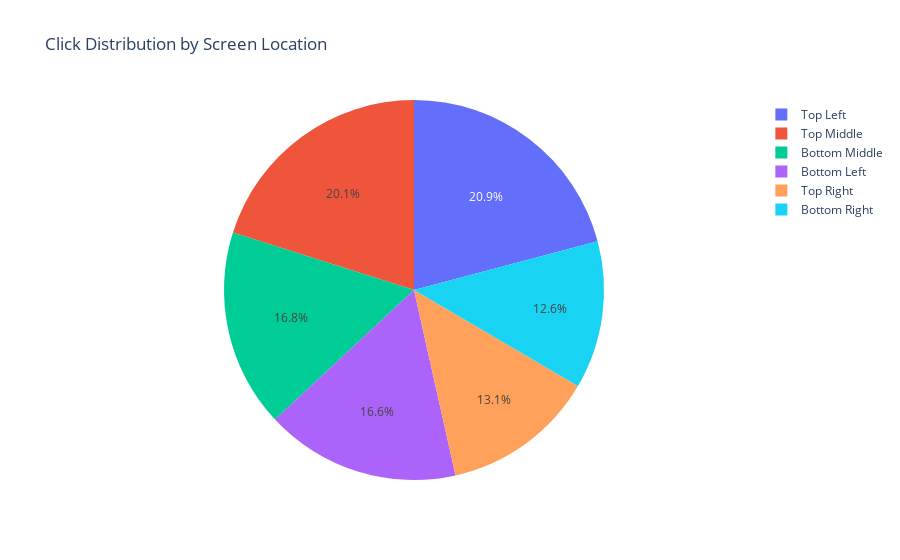

This figure's notebook cell:
### Code cell
location_clicks = df['location'].value_counts().reset_index()
location_clicks.columns = ['location', 'clicks']

fig2 = px.pie(location_clicks,
              values='clicks', names='location',
              title='Click Distribution by Screen Location')
fig2.show()

### Figure 1 — Plotly figure (JSON) as saved in the notebook; plotly's stock layout.template omitted (floating-point values rounded to 4 significant figures)
{"data": [{"domain": {"x": [0, 1], "y": [0, 1]}, "hovertemplate": "location=%{label}<br>clicks=%{value}<extra></extra>", "labels": ["Top Left", "Top Middle", "Bottom Middle", "Bottom Left", "Top Right", "Bottom Right"], "legendgroup": "", "name": "", "showlegend": true, "type": "pie", "values": [27627, 26610, 22291, 21936, 17278, 16637]}], "layout": {"legend": {"tracegroupgap": 0}, "title": {"text": "Click Distribution by Screen Location"}}}
